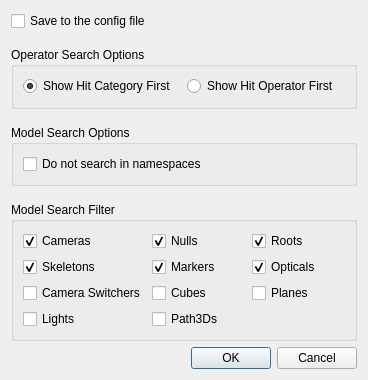
<?xml version="1.0" encoding="UTF-8"?>
<ui version="4.0">
 <class>PreferencesDialog</class>
 <widget class="QDialog" name="PreferencesDialog">
  <property name="geometry">
   <rect>
    <x>0</x>
    <y>0</y>
    <width>368</width>
    <height>380</height>
   </rect>
  </property>
  <property name="windowTitle">
   <string>Relation Constraint Dialog Settings</string>
  </property>
  <property name="modal">
   <bool>true</bool>
  </property>
  <layout class="QVBoxLayout" name="verticalLayout">
   <item>
    <widget class="QCheckBox" name="checkBoxConfigFile">
     <property name="text">
      <string>Save to the config file</string>
     </property>
    </widget>
   </item>
   <item>
    <spacer name="verticalSpacer1">
     <property name="orientation">
      <enum>Qt::Vertical</enum>
     </property>
     <property name="sizeType">
      <enum>QSizePolicy::Fixed</enum>
     </property>
     <property name="sizeHint" stdset="0">
      <size>
       <width>20</width>
       <height>10</height>
      </size>
     </property>
    </spacer>
   </item>
   <item>
    <widget class="QGroupBox" name="groupBoxOperatorSearchOptions">
     <property name="title">
      <string>Operator Search Options</string>
     </property>
     <property name="flat">
      <bool>true</bool>
     </property>
     <layout class="QHBoxLayout" name="horizontalLayout">
      <item>
       <widget class="QRadioButton" name="radioButtonCategory">
        <property name="text">
         <string>Show Hit Category First</string>
        </property>
        <property name="checked">
         <bool>true</bool>
        </property>
       </widget>
      </item>
      <item>
       <widget class="QRadioButton" name="radioButtonOperator">
        <property name="text">
         <string>Show Hit Operator First</string>
        </property>
       </widget>
      </item>
     </layout>
    </widget>
   </item>
   <item>
    <spacer name="verticalSpacer2">
     <property name="orientation">
      <enum>Qt::Vertical</enum>
     </property>
     <property name="sizeType">
      <enum>QSizePolicy::Fixed</enum>
     </property>
     <property name="sizeHint" stdset="0">
      <size>
       <width>20</width>
       <height>10</height>
      </size>
     </property>
    </spacer>
   </item>
   <item>
    <widget class="QGroupBox" name="groupBoxModelSearchOptions">
     <property name="title">
      <string>Model Search Options</string>
     </property>
     <property name="flat">
      <bool>true</bool>
     </property>
     <layout class="QVBoxLayout" name="verticalLayout_2">
      <item>
       <widget class="QCheckBox" name="checkBoxNotSearchInNamespaces">
        <property name="text">
         <string>Do not search in namespaces</string>
        </property>
       </widget>
      </item>
     </layout>
    </widget>
   </item>
   <item>
    <spacer name="verticalSpacer3">
     <property name="orientation">
      <enum>Qt::Vertical</enum>
     </property>
     <property name="sizeType">
      <enum>QSizePolicy::Fixed</enum>
     </property>
     <property name="sizeHint" stdset="0">
      <size>
       <width>20</width>
       <height>10</height>
      </size>
     </property>
    </spacer>
   </item>
   <item>
    <widget class="QGroupBox" name="groupBoxModelSearchffilter">
     <property name="title">
      <string>Model Search Filter</string>
     </property>
     <property name="flat">
      <bool>true</bool>
     </property>
     <layout class="QGridLayout" name="gridLayout_3">
      <item row="0" column="0">
       <widget class="QCheckBox" name="checkBoxCameras">
        <property name="text">
         <string>Cameras</string>
        </property>
        <property name="checked">
         <bool>true</bool>
        </property>
       </widget>
      </item>
      <item row="0" column="1">
       <widget class="QCheckBox" name="checkBoxNulls">
        <property name="text">
         <string>Nulls</string>
        </property>
        <property name="checked">
         <bool>true</bool>
        </property>
       </widget>
      </item>
      <item row="4" column="0">
       <widget class="QCheckBox" name="checkBoxLights">
        <property name="text">
         <string>Lights</string>
        </property>
        <property name="checked">
         <bool>false</bool>
        </property>
       </widget>
      </item>
      <item row="0" column="2">
       <widget class="QCheckBox" name="checkBoxRoots">
        <property name="text">
         <string>Roots</string>
        </property>
        <property name="checked">
         <bool>true</bool>
        </property>
       </widget>
      </item>
      <item row="1" column="0">
       <widget class="QCheckBox" name="checkBoxSkeletons">
        <property name="text">
         <string>Skeletons</string>
        </property>
        <property name="checked">
         <bool>true</bool>
        </property>
       </widget>
      </item>
      <item row="1" column="1">
       <widget class="QCheckBox" name="checkBoxMarkers">
        <property name="text">
         <string>Markers</string>
        </property>
        <property name="checked">
         <bool>true</bool>
        </property>
       </widget>
      </item>
      <item row="1" column="2">
       <widget class="QCheckBox" name="checkBoxOpticals">
        <property name="text">
         <string>Opticals</string>
        </property>
        <property name="checked">
         <bool>true</bool>
        </property>
       </widget>
      </item>
      <item row="2" column="0">
       <widget class="QCheckBox" name="checkBoxCameraSwitchers">
        <property name="text">
         <string>Camera Switchers</string>
        </property>
        <property name="checked">
         <bool>false</bool>
        </property>
       </widget>
      </item>
      <item row="2" column="1">
       <widget class="QCheckBox" name="checkBoxCubes">
        <property name="text">
         <string>Cubes</string>
        </property>
        <property name="checked">
         <bool>false</bool>
        </property>
       </widget>
      </item>
      <item row="2" column="2">
       <widget class="QCheckBox" name="checkBoxPlanes">
        <property name="text">
         <string>Planes</string>
        </property>
        <property name="checked">
         <bool>false</bool>
        </property>
       </widget>
      </item>
      <item row="4" column="1">
       <widget class="QCheckBox" name="checkBoxPath3Ds">
        <property name="text">
         <string>Path3Ds</string>
        </property>
        <property name="checked">
         <bool>false</bool>
        </property>
       </widget>
      </item>
     </layout>
    </widget>
   </item>
   <item>
    <widget class="QDialogButtonBox" name="buttonBox">
     <property name="orientation">
      <enum>Qt::Horizontal</enum>
     </property>
     <property name="standardButtons">
      <set>QDialogButtonBox::Cancel|QDialogButtonBox::Ok</set>
     </property>
     <property name="centerButtons">
      <bool>false</bool>
     </property>
    </widget>
   </item>
  </layout>
 </widget>
 <resources/>
 <connections>
  <connection>
   <sender>buttonBox</sender>
   <signal>accepted()</signal>
   <receiver>PreferencesDialog</receiver>
   <slot>accept()</slot>
   <hints>
    <hint type="sourcelabel">
     <x>248</x>
     <y>254</y>
    </hint>
    <hint type="destinationlabel">
     <x>157</x>
     <y>274</y>
    </hint>
   </hints>
  </connection>
  <connection>
   <sender>buttonBox</sender>
   <signal>rejected()</signal>
   <receiver>PreferencesDialog</receiver>
   <slot>reject()</slot>
   <hints>
    <hint type="sourcelabel">
     <x>316</x>
     <y>260</y>
    </hint>
    <hint type="destinationlabel">
     <x>286</x>
     <y>274</y>
    </hint>
   </hints>
  </connection>
 </connections>
</ui>
